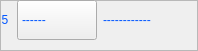
                                         <widget class="QFrame" name="frame_42">
                                          <property name="minimumSize">
                                           <size>
                                            <width>0</width>
                                            <height>40</height>
                                           </size>
                                          </property>
                                          <property name="frameShape">
                                           <enum>QFrame::StyledPanel</enum>
                                          </property>
                                          <property name="frameShadow">
                                           <enum>QFrame::Raised</enum>
                                          </property>
                                          <widget class="QWidget" name="layoutWidget_16">
                                           <property name="geometry">
                                            <rect>
                                             <x>-1</x>
                                             <y>-1</y>
                                             <width>189</width>
                                             <height>42</height>
                                            </rect>
                                           </property>
                                           <layout class="QHBoxLayout" name="horizontalLayout_80">
                                            <item>
                                             <widget class="QLabel" name="lb_Port_46">
                                              <property name="enabled">
                                               <bool>false</bool>
                                              </property>
                                              <property name="minimumSize">
                                               <size>
                                                <width>10</width>
                                                <height>40</height>
                                               </size>
                                              </property>
                                              <property name="styleSheet">
                                               <string notr="true">border: 0px;
font: 14pt &quot;クレPro by 宁静之雨，微信公众号njzyshare&quot;;
color: rgb(0, 85, 255);</string>
                                              </property>
                                              <property name="text">
                                               <string>5</string>
                                              </property>
                                              <property name="alignment">
                                               <set>Qt::AlignCenter</set>
                                              </property>
                                             </widget>
                                            </item>
                                            <item>
                                             <widget class="QComboBox" name="com_CH2_Date5">
                                              <property name="minimumSize">
                                               <size>
                                                <width>80</width>
                                                <height>40</height>
                                               </size>
                                              </property>
                                              <property name="cursor">
                                               <cursorShape>PointingHandCursor</cursorShape>
                                              </property>
                                              <property name="mouseTracking">
                                               <bool>true</bool>
                                              </property>
                                              <property name="toolTip">
                                               <string>波特率选择</string>
                                              </property>
                                              <property name="styleSheet">
                                               <string notr="true"> QComboBox QAbstractItemView{
	background-color: rgb(33, 37, 43);
    border-radius:5px 5px 5px 5px;
	font: 14pt &quot;クレPro by 宁静之雨，微信公众号njzyshare&quot;;
	font-size:14px;
 }
 QComboBox{
	font: 14pt &quot;クレPro by 宁静之雨，微信公众号njzyshare&quot;;
	border-color: rgb(0, 0, 0);
	color: rgb(0, 85, 255);
}
  QComboBox::drop-down {
      width: 0px;
      border:none;
  }</string>
                                              </property>
                                              <item>
                                               <property name="text">
                                                <string>------</string>
                                               </property>
                                              </item>
                                              <item>
                                               <property name="text">
                                                <string>Vpp</string>
                                               </property>
                                              </item>
                                              <item>
                                               <property name="text">
                                                <string>Freq</string>
                                               </property>
                                              </item>
                                              <item>
                                               <property name="text">
                                                <string>Max</string>
                                               </property>
                                              </item>
                                              <item>
                                               <property name="text">
                                                <string>Min</string>
                                               </property>
                                              </item>
                                              <item>
                                               <property name="text">
                                                <string>Mean</string>
                                               </property>
                                              </item>
                                              <item>
                                               <property name="text">
                                                <string>RMS</string>
                                               </property>
                                              </item>
                                             </widget>
                                            </item>
                                            <item>
                                             <widget class="QLabel" name="lb_CH2_Date5">
                                              <property name="enabled">
                                               <bool>false</bool>
                                              </property>
                                              <property name="minimumSize">
                                               <size>
                                                <width>85</width>
                                                <height>40</height>
                                               </size>
                                              </property>
                                              <property name="styleSheet">
                                               <string notr="true">color: rgb(0, 85, 255);
border: 0px;
font: 14pt &quot;クレPro by 宁静之雨，微信公众号njzyshare&quot;;</string>
                                              </property>
                                              <property name="text">
                                               <string>------------</string>
                                              </property>
                                              <property name="alignment">
                                               <set>Qt::AlignLeading|Qt::AlignLeft|Qt::AlignVCenter</set>
                                              </property>
                                             </widget>
                                            </item>
                                           </layout>
                                          </widget>
                                         </widget>
